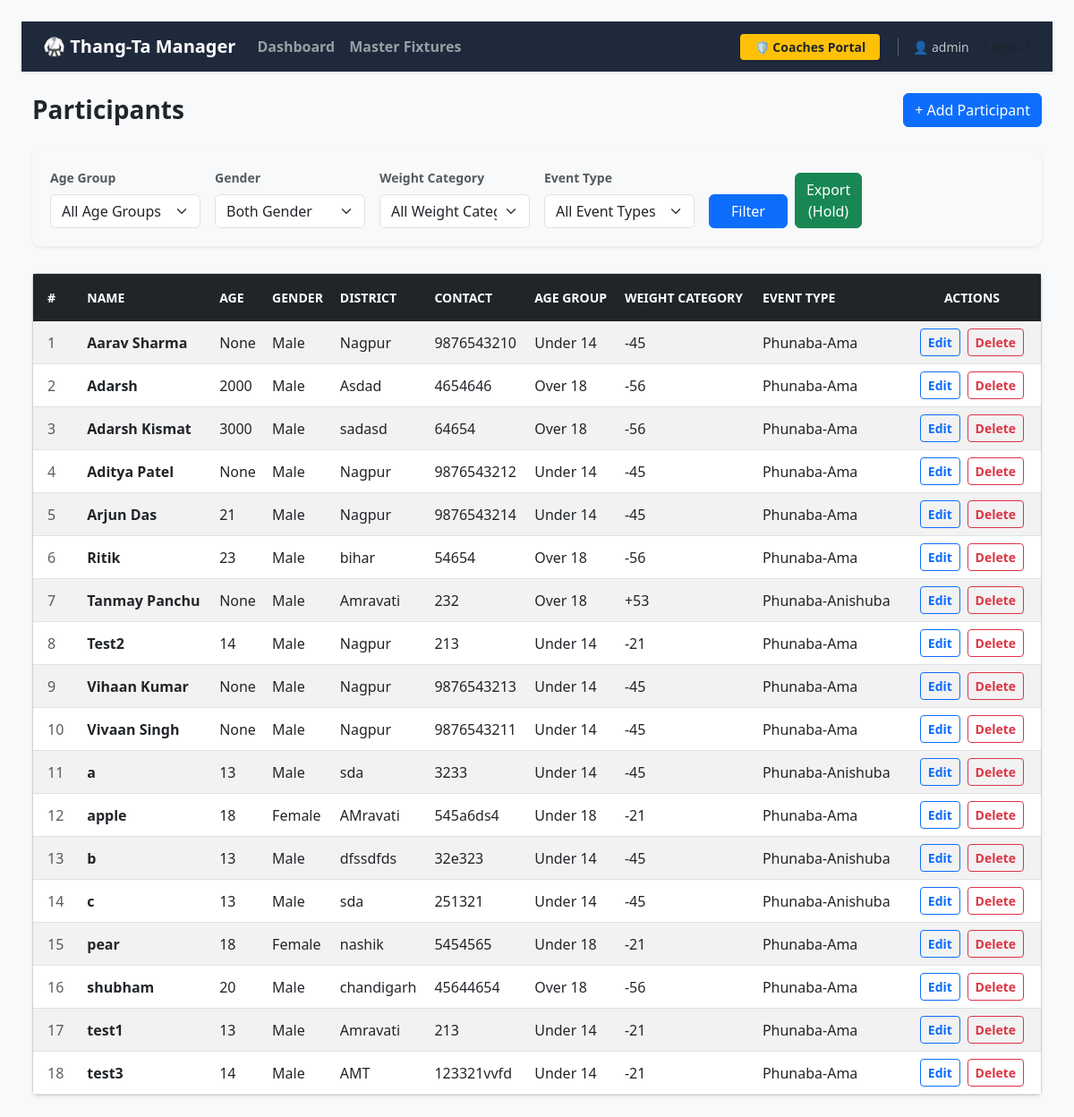
The page /participants/ (signed in) on the database as committed earlier.
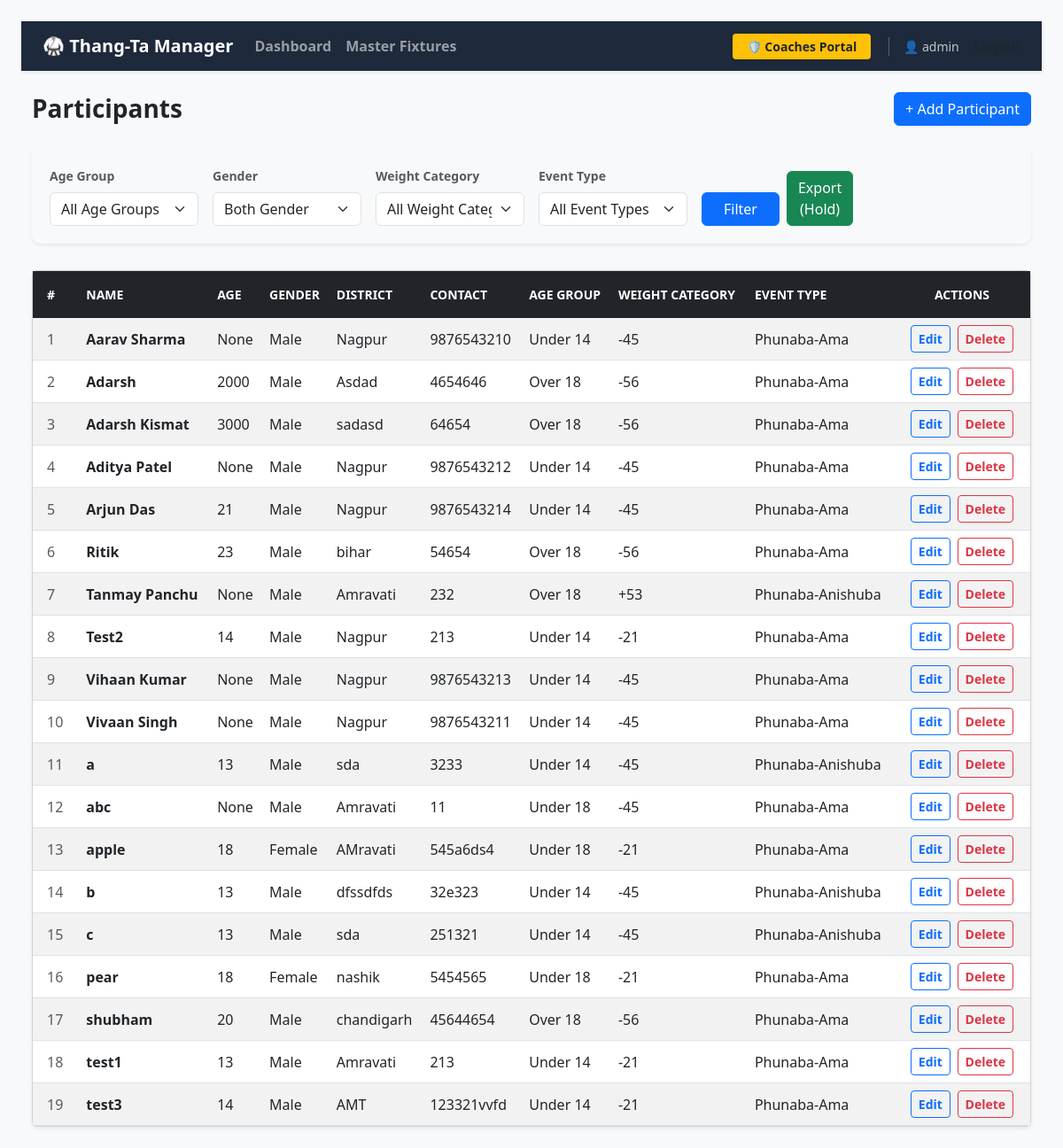
The same page on the database as committed later.
### thangta/models.py (models this page shows, shortened)
class Participant(models.Model):
    class GenderChoices(models.TextChoices):
        MALE = 'Male', 'Male'
        FEMALE = 'Female', 'Female'
    class EventTypeChoices(models.TextChoices):
        PHUNABA_AMA = 'Phunaba-Ama', 'Phunaba-Ama'
        PHUNABA_ANISHUBA = 'Phunaba-Anishuba', 'Phunaba-Anishuba'
    class AgeCategory(models.TextChoices):
        UNDER_14 = 'U14', 'Under 14'
        UNDER_18 = 'U18', 'Under 18'
        OVER_18 = 'O18', 'Over 18'
    class WeightCategory(models.TextChoices):
        MINUS_21 = '-21', '-21 Kg'
        MINUS_25 = '-25', '-25 Kg'
        MINUS_29 = '-29', '-29 Kg'
        MINUS_33 = '-33', '-33 Kg'
        MINUS_37 = '-37', '-37 Kg'
        MINUS_40 = '-40', '-40 Kg'
        MINUS_41 = '-41', '-41 Kg'
        MINUS_44 = '-44', '-44 Kg'
        MINUS_45 = '-45', '-45 Kg'
        MINUS_49 = '-49', '-49 Kg'
        MINUS_52 = '-52', '-52 Kg'
        MINUS_53 = '-53', '-53 Kg'
        MINUS_56 = '-56', '-56 Kg'
        MINUS_75 = '-75', '-75 Kg'
        PLUS_53 = '+53', '+53 Kg'
    tournament = models.ForeignKey(
        Tournament,
        on_delete=models.CASCADE,
        related_name='participants',
        null=True, blank=True
    )
    name = models.CharField(max_length=200, null=True, blank=True)
    actual_age = models.IntegerField(null=True, blank=True, help_text="Age in numbers")
    date_of_birth = models.DateField(null=True, blank=True) # Add this!
    age = models.IntegerField(default = 0)
    gender = models.CharField(max_length=10, choices=GenderChoices.choices, null=True, blank=True)
    contact = models.CharField(max_length=15, null=True, blank=True)
    district = models.CharField(max_length=100)
    district_code = models.CharField(max_length=20)
    event_type = models.CharField(max_length=50, choices=EventTypeChoices.choices, null=True, blank=True)
    age_category = models.CharField(
        max_length=3,
        choices=AgeCategory.choices,
        help_text="Select the participant's age group."
    )
    weight_category = models.CharField(
        max_length=4,
        choices=WeightCategory.choices,
        help_text="Select the participant's weight class."
    )

### thangta/views.py (the view)
# urls.py: path('participants/', ParticipantListView.as_view(), name='participant-list'),
class ParticipantListView(AdminOrJudgeRequiredMixin, ListView):
    model = Participant
    template_name = 'participant_list.html'
    context_object_name = 'participants'
    def get(self, request, *args, **kwargs):
        if request.GET.get('clear') == 'true':
            keys = ['f_age', 'f_gender', 'f_district', 'f_event', 'f_weight']
            for key in keys:
                request.session.pop(key, None)
            return redirect(request.path)
        return super().get(request, *args, **kwargs)
    def get_queryset(self):
        queryset = super().get_queryset()
        filter_keys = ['age_group', 'gender', 'district', 'event_type', 'weight_category']
        is_filtering = any(key in self.request.GET for key in filter_keys)
        if is_filtering:
            form_data = self.request.GET
            self.request.session['f_age'] = self.request.GET.get('age_group', '')
            self.request.session['f_gender'] = self.request.GET.get('gender', '')
            self.request.session['f_district'] = self.request.GET.get('district', '')
            self.request.session['f_event'] = self.request.GET.get('event_type', '')
            self.request.session['f_weight'] = self.request.GET.get('weight_category', '')
        else:
            form_data = {
                'age_group': self.request.session.get('f_age', ''),
                'gender': self.request.session.get('f_gender', ''),
                'district': self.request.session.get('f_district', ''),
                'event_type': self.request.session.get('f_event', ''),
                'weight_category': self.request.session.get('f_weight', ''),
            }
        self.filter_form = ParticipantFilterForm(form_data)
        for field_name, field in self.filter_form.fields.items():
            field.required = False
        if self.filter_form.is_valid():
            data = self.filter_form.cleaned_data
            if data.get('age_group'):
                queryset = queryset.filter(age_category=data['age_group'])
            if data.get('gender'):
                queryset = queryset.filter(gender=data['gender'])
            if data.get('district'):
                queryset = queryset.filter(district=data['district'])
            if data.get('event_type'):
                queryset = queryset.filter(event_type=data['event_type'])
            if data.get('weight_category'):
                queryset = queryset.filter(weight_category=data['weight_category'])
        return queryset.order_by('name')
    def get_context_data(self, **kwargs):
        context = super().get_context_data(**kwargs)
        context['filter_form'] = self.filter_form
        return context

### thangta/forms.py
class ParticipantFilterForm(forms.Form):
    age_group = forms.ChoiceField(
        choices=[('', 'All Age Groups')] + Participant.AgeCategory.choices,
        required=False,
        label="Age Group"
    )
    gender = forms.ChoiceField(
        choices=[('', 'Both Gender')] + Participant.GenderChoices.choices,
        required=False,
        label="Gender"
    )
    weight_category = forms.ChoiceField(
        choices=[('', 'All Weight Categories')] + Participant.WeightCategory.choices,
        required=False,
        label="Weight Category"
    )
    event_type = forms.ChoiceField(
        choices=[('', 'All Event Types')] + Participant.EventTypeChoices.choices,
        required=False,
        label="Event Type"
    )
    district = forms.ChoiceField(choices=[], required=False, label="District")
    def __init__(self, *args, **kwargs):
        super().__init__(*args, **kwargs)
        distinct_districts = Participant.objects.values_list('district', flat=True).distinct().order_by('district')
        district_choices = [('', 'All Districts')] + [(d, d) for d in distinct_districts if d]
        self.fields['district'].choices = district_choices

### thangta/templates/participant_list.html (shortened to what this page needs)
{% load widget_tweaks %}
<!DOCTYPE html>
<html lang="en">
<head>
    <link href="https://cdn.jsdelivr.net/npm/bootstrap@5.3.0/dist/css/bootstrap.min.css" rel="stylesheet">
</head>
<body class="p-4 bg-light">
 {% include 'partials/navbar.html' %}
<div class="container-fluid">
    <div class="d-flex justify-content-between align-items-center mb-4">
        <h1 class="h3 m-0 fw-bold">Participants</h1>
        <a href="{% url 'participant-add' %}" class="btn btn-primary">+ Add Participant</a>
    </div>
    <div class="filter-section shadow-sm">
        <form method="get" class="row g-3">
            <div class="col-md-2">
                <label class="form-label text-muted small fw-bold">Age Group</label>
                {{ filter_form.age_group|add_class:"form-select" }}
            </div>
            <div class="col-md-2">
                <label class="form-label text-muted small fw-bold">Gender</label>
                {{ filter_form.gender|add_class:"form-select" }}
            </div>
            <div class="col-md-2">
                <label class="form-label text-muted small fw-bold">Weight Category</label>
                {{ filter_form.weight_category|add_class:"form-select" }}
            </div>
            <div class="col-md-2">
                <label class="form-label text-muted small fw-bold">Event Type</label>
                {{ filter_form.event_type|add_class:"form-select" }}
            </div>
            <div class="col-md-2 d-flex align-items-end gap-2">
                <button type="submit" class="btn btn-primary px-4">Filter</button>
                <button type="button" class="btn btn-success">Export (Hold)</button>
            </div>
        </form>
    </div>
    <div class="card shadow-sm">
        <div class="card-body p-0 table-responsive">
           <table class="table table-hover table-striped m-0 align-middle">
    <thead class="table-dark">
        <tr>
            <th class="small text-white px-3 py-3 border-0">#</th>
            <th class="small text-white py-3 border-0">NAME</th>
            <th class="small text-white py-3 border-0">AGE</th>
            <th class="small text-white py-3 border-0">GENDER</th>
            <th class="small text-white py-3 border-0">DISTRICT</th>
            <th class="small text-white py-3 border-0">CONTACT</th>
            <th class="small text-white py-3 border-0">AGE GROUP</th>
            <th class="small text-white py-3 border-0">WEIGHT CATEGORY</th>
            <th class="small text-white py-3 border-0">EVENT TYPE</th>
            <th class="small text-white text-center px-3 py-3 border-0">ACTIONS</th>
        </tr>
    </thead>
    <tbody>
        {% for participant in participants %}
        <tr>
            <td class="px-3 text-muted">{{ forloop.counter }}</td>
            <td class="fw-bold">{{ participant.name }}</td>
            <td>{{ participant.actual_age }}</td>
            <td>{{ participant.gender }}</td>
            <td>{{ participant.district }}</td>
            <td>{{ participant.contact }}</td>
            <td>{{ participant.get_age_category_display }}</td>
            <td>{{ participant.weight_category }}</td>
            <td>{{ participant.event_type }}</td>
            <td class="text-center px-3 small">
                <a href="{% url 'participant-edit' participant.id %}" class="btn btn-sm btn-outline-primary me-1 fw-bold">Edit</a>
                <a href="{% url 'participant-delete' participant.id %}" class="btn btn-sm btn-outline-danger fw-bold">Delete</a>
            </td>
        </tr>
        {% endfor %}
    </tbody>
</table>
        </div>
    </div>
</div>
</body>
</html>

Rows that differ between the two databases and show on the page:
added Participant: name "abc", actual_age "None", gender "Male", district "Amravati", contact "11", age_category "Under 18", weight_category "-45", event_type "Phunaba-Ama"
